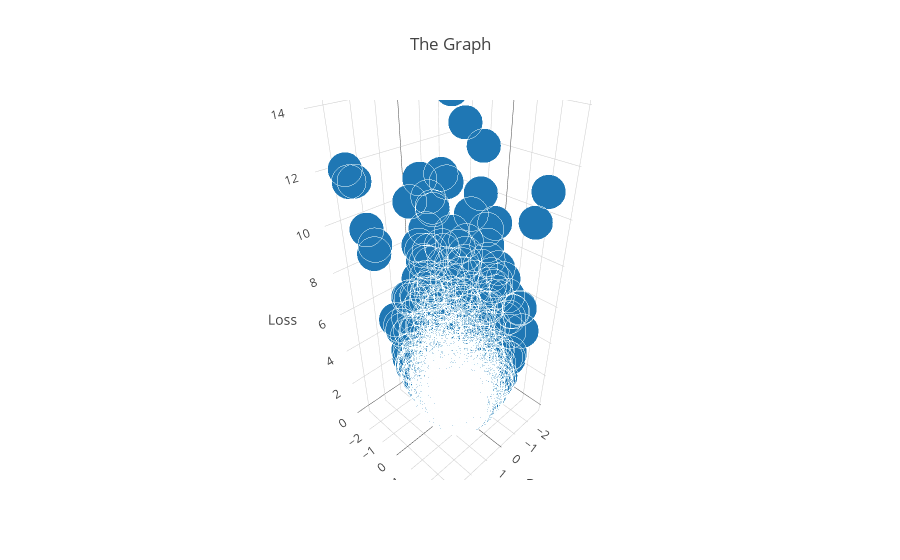

The cell this chart's notebook holds for it:
### Markdown cell above
So lets plot loss L as a function of $$B_o , B_1$$ , $$L(B_o , B_1)$$

### Code cell
B_o, B_1 = np.random.randn(1000) , np.random.randn(1000)
X = np.random.randn(100)
Y = 0.3 + 0.5*X
z = [sum((Y  - a - b * X)**2)/100 for a,b in zip(B_o,B_1)]
trace1 = go.Scatter3d(
    x=B_o,
    y=B_1,
    z=z,
    mode='markers',
    marker=dict(
        size=12,
        line=dict(
            color='rgba(217, 217, 217, 0.14)',
            width=0.5
        ),
        opacity=1
    )
)

data = [trace1]
layout = go.Layout(
    title = "The Graph",
    scene= go.Scene(
        xaxis=go.XAxis(title='B_o'),
        yaxis=go.YAxis(title='B_1'),
        zaxis=go.ZAxis(title='Loss')
    )
)
fig = go.Figure(data=data, layout=layout)
iplot(fig)

### Figure 1 — Plotly figure (JSON) as saved in the notebook; plotly's stock layout.template omitted (floating-point values rounded to 4 significant figures; data arrays with more than 128 entries replaced by an {"elided": "..."} marker saying what was removed)
{"data": [{"marker": {"line": {"color": "rgba(217, 217, 217, 0.14)", "width": 0.5}, "opacity": 1, "size": 12}, "mode": "markers", "type": "scatter3d", "x": {"elided": "1000 float values"}, "y": {"elided": "1000 float values"}, "z": {"elided": "1000 float values"}}], "layout": {"scene": {"xaxis": {"title": "B_o"}, "yaxis": {"title": "B_1"}, "zaxis": {"title": "Loss"}}, "title": "The Graph"}}
